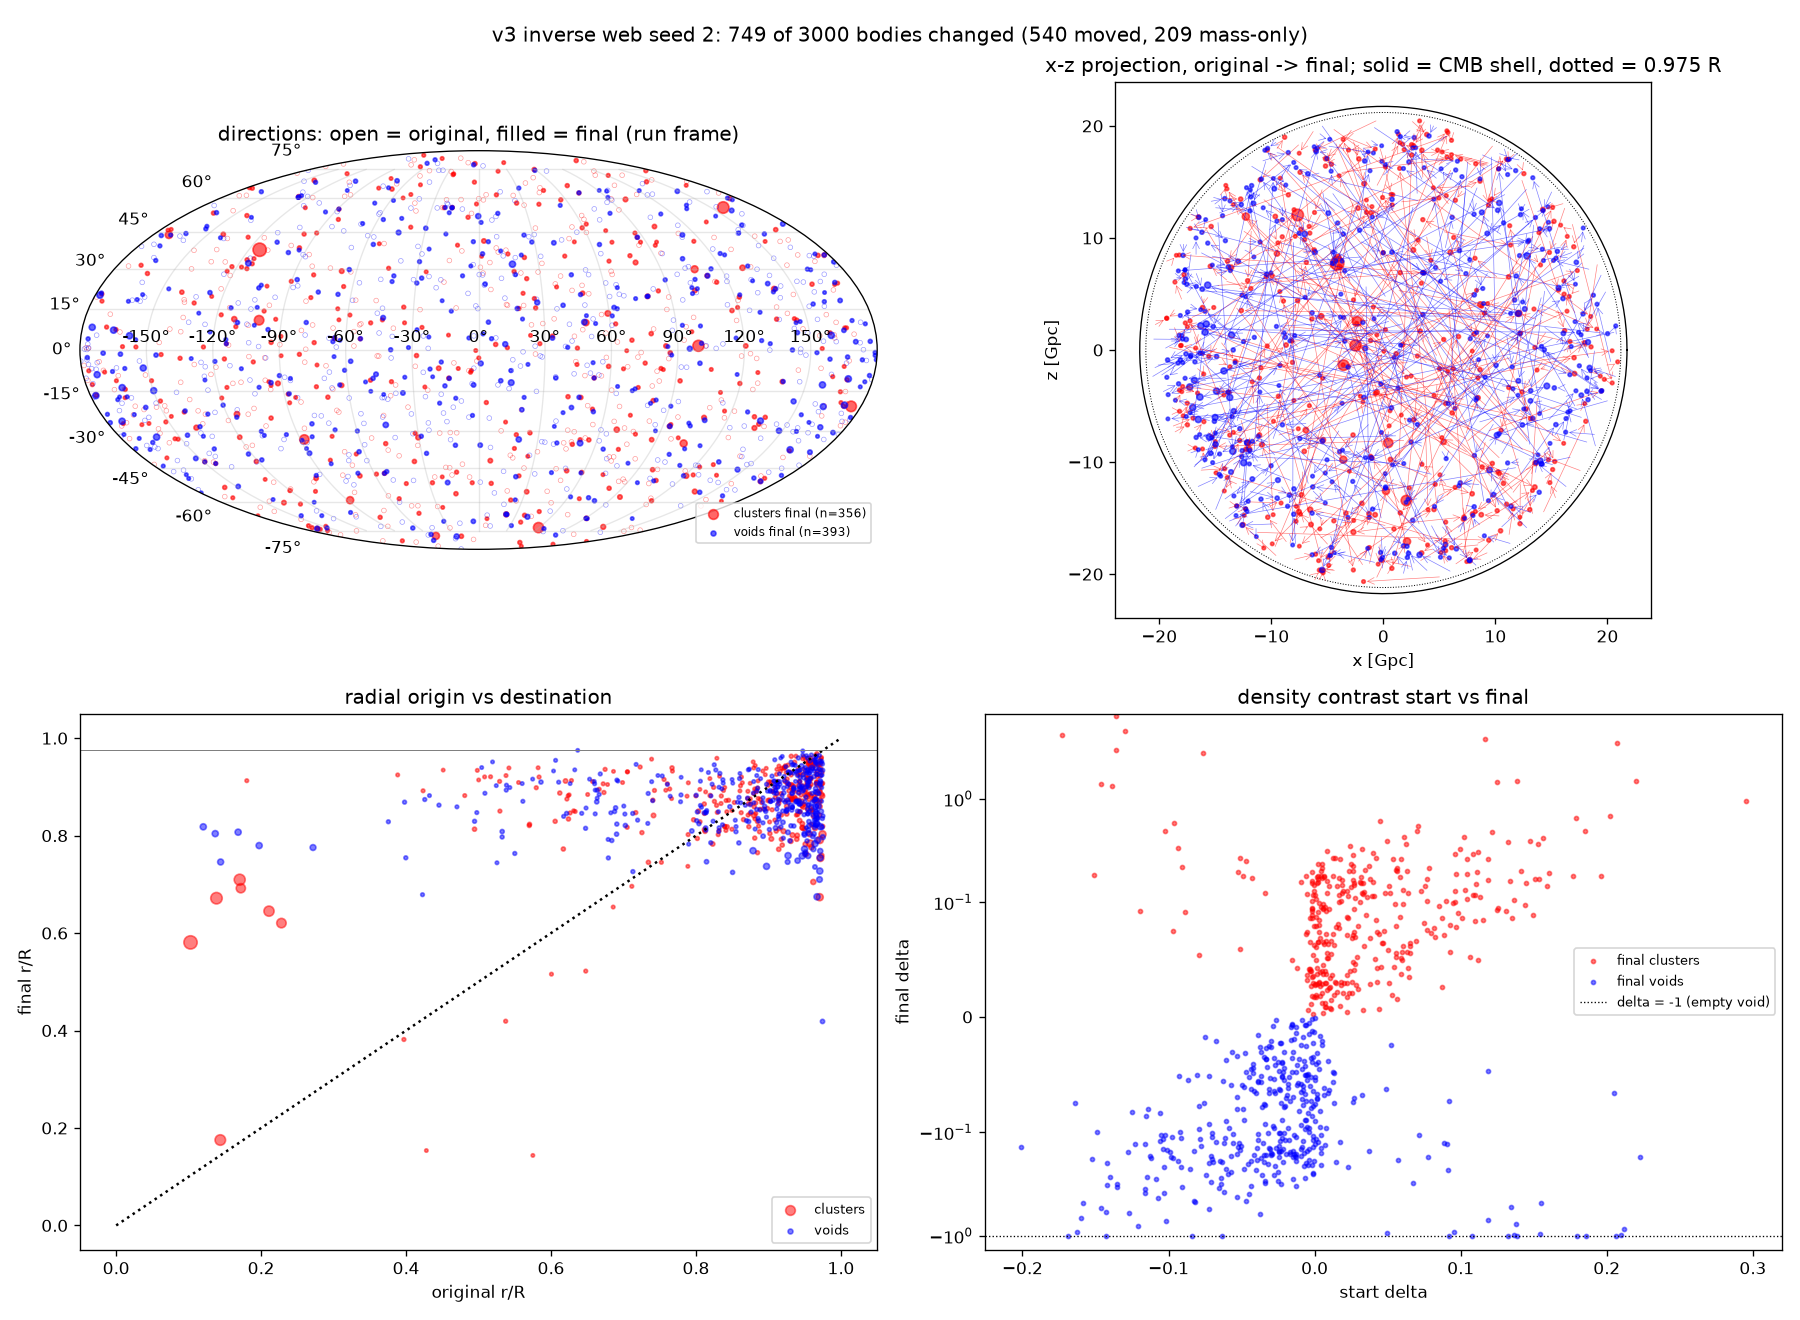

Recreate this plot in Python.
# Copy of moved_map.py writing moved_map_s<seed>.png so the seed-1 moved_map.png is not overwritten.
# v3 (seed given, default 1): which bodies changed. Clusters (final delta>0, red) vs voids (blue); open = original, filled = final; size ~ |delta|.
# Panels: sky directions; x-z projection with arrows; r_orig vs r_final; |delta| start vs final. Usage: python3 moved_map.py [seed] [dir/]. Fails on NaN.
import sys,numpy as np,matplotlib;matplotlib.use('Agg');import matplotlib.pyplot as plt
sd=sys.argv[1] if len(sys.argv)>1 else '1';W='/workspace/coepdf/joint_solve/phase5/web/inverse/v3/'+(sys.argv[2] if len(sys.argv)>2 else '');R=21.7439;z=np.load(W+f'inv3_s{sd}.npz')
for k in ('y0','y','delta','delta0'):
    if not np.all(np.isfinite(z[k])):raise SystemExit('NONFINITE '+k)
m=z['changed'];y0=z['y0'][m];y=z['y'][m];d0=z['delta0'][m];d1=z['delta'][m];cl=d1>0;s=4+60*np.abs(d1)/max(np.abs(d1).max(),1e-30)
def ang(v):r=np.linalg.norm(v,axis=1);return np.arctan2(v[:,1],v[:,0]),np.arcsin(v[:,2]/r)
fig=plt.figure(figsize=(15,11));a=fig.add_subplot(221,projection='mollweide')
for q,c,nm in ((cl,'r','clusters'),(~cl,'b','voids')):
    l0,b0=ang(y0[q]);l1,b1=ang(y[q]);a.scatter(l0,b0,s=8,facecolors='none',edgecolors=c,lw=0.4,alpha=0.4);a.scatter(l1,b1,s=s[q],c=c,alpha=0.6,label=f'{nm} final (n={q.sum()})')
a.set_title('directions: open = original, filled = final (run frame)');a.legend(fontsize=7,loc='lower right');a.grid(alpha=0.3)
a=fig.add_subplot(222)
for q,c in ((cl,'r'),(~cl,'b')):
    for p,t in zip(y0[q],y[q]):a.annotate('',t[[0,2]],p[[0,2]],arrowprops=dict(arrowstyle='->',color=c,lw=0.4,alpha=0.5))
    a.scatter(y[q][:,0],y[q][:,2],s=s[q],c=c,alpha=0.6)
t=np.linspace(0,2*np.pi,300);a.plot(R*np.cos(t),R*np.sin(t),'k',lw=0.8);a.plot(0.975*R*np.cos(t),0.975*R*np.sin(t),'k:',lw=0.6)
a.set_aspect('equal');a.set_xlabel('x [Gpc]');a.set_ylabel('z [Gpc]');a.set_title('x-z projection, original -> final; solid = CMB shell, dotted = 0.975 R')
a=fig.add_subplot(223);r0=np.linalg.norm(y0,axis=1)/R;r1=np.linalg.norm(y,axis=1)/R
for q,c,nm in ((cl,'r','clusters'),(~cl,'b','voids')):a.scatter(r0[q],r1[q],s=s[q],c=c,alpha=0.5,label=nm)
a.plot([0,1],[0,1],'k:');a.axhline(0.975,color='gray',lw=0.6);a.set_xlabel('original r/R');a.set_ylabel('final r/R');a.legend(fontsize=8);a.set_title('radial origin vs destination')
a=fig.add_subplot(224)
for q,c,nm in ((cl,'r','final clusters'),(~cl,'b','final voids')):a.scatter(d0[q],d1[q],s=6,c=c,alpha=0.5,label=nm)
a.axhline(-1,color='k',ls=':',lw=0.8,label='delta = -1 (empty void)');a.set_yscale('symlog',linthresh=0.1);a.set_xlabel('start delta');a.set_ylabel('final delta');a.legend(fontsize=8);a.set_title('density contrast start vs final')
fig.suptitle(f'v3 inverse web seed {sd}: {m.sum()} of {len(m)} bodies changed ({z["moved"].sum()} moved, {(z["mch"]&~z["moved"]).sum()} mass-only)');fig.tight_layout();fig.savefig(W+f'moved_map_s{sd}.png',dpi=120)
